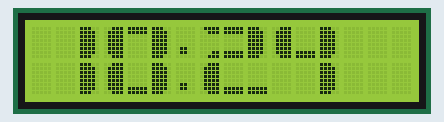
This sketch was run on a simulated ESP8266 (NodeMCU). Shown: 16×2 character LCD. WiFi joins after 1.5 s; servers stay silent unless stated; network time is answered at once with the bench clock; the local clock reads 2024-03-15 10:24:30 at power-on unless the sketch sets it; what the sketch prints to the serial monitor is not drawn.

Above: at 1.86 s.
At 18.1 s:
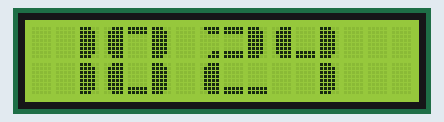
At 33.1 s:
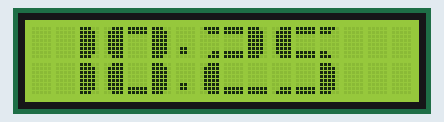
At 64.1 s:
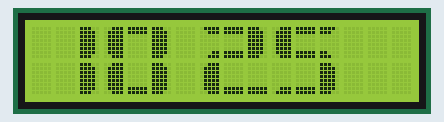
At 96.1 s:
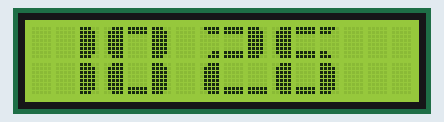
At 127.1 s:
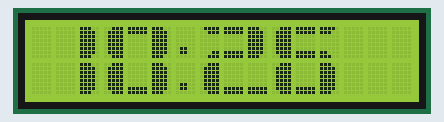

The sketch:

ESP8266_THOIGIANTHUC_LCD1602.ino
```cpp
#include <ESP8266WiFi.h>
#include <NTPClient.h>
#include <WiFiUdp.h>
#include <Wire.h>
#include <LiquidCrystal_I2C.h>
LiquidCrystal_I2C lcd(0x27, 16, 2);

const char *ssid     = "Khoa";
const char *password = "10121999";

WiFiUDP ntpUDP;
NTPClient timeClient(ntpUDP, "pool.ntp.org");

byte bar1[8] =
{
  B11100,
  B11110,
  B11110,
  B11110,
  B11110,
  B11110,
  B11110,
  B11100
};
byte bar2[8] =
{
  B00111,
  B01111,
  B01111,
  B01111,
  B01111,
  B01111,
  B01111,
  B00111
};
byte bar3[8] =
{
  B11111,
  B11111,
  B00000,
  B00000,
  B00000,
  B00000,
  B11111,
  B11111
};
byte bar4[8] =
{
  B11110,
  B11100,
  B00000,
  B00000,
  B00000,
  B00000,
  B11000,
  B11100
};
byte bar5[8] =
{
  B01111,
  B00111,
  B00000,
  B00000,
  B00000,
  B00000,
  B00011,
  B00111
};
byte bar6[8] =
{
  B00000,
  B00000,
  B00000,
  B00000,
  B00000,
  B00000,
  B11111,
  B11111
};
byte bar7[8] =//4
{
  B00000,
  B00000,
  B00000,
  B00000,
  B00000,
  B00000,
  B00111,
  B01111
};
byte bar8[8] =
{
  B11111,
  B11111,
  B00000,
  B00000,
  B00000,
  B00000,
  B00000,
  B00000
};

void setup() {
  Serial.begin(115200);

  lcd.init();
  lcd.backlight();

  lcd.createChar(1, bar1);
  lcd.createChar(2, bar2);
  lcd.createChar(3, bar3);
  lcd.createChar(4, bar4);
  lcd.createChar(5, bar5);
  lcd.createChar(6, bar6);
  lcd.createChar(7, bar7);
  lcd.createChar(8, bar8);

  Serial.print("Connecting to ");
  Serial.println(ssid);
  WiFi.begin(ssid, password);
  while (WiFi.status() != WL_CONNECTED) {
    delay(500);
    Serial.print(".");
  }

  timeClient.begin();
  timeClient.setTimeOffset(25200);
}

int s_e, dem = 0;

void loop() {
  timeClient.update();
  int h = timeClient.getHours();
  int m = timeClient.getMinutes();
  int s = timeClient.getSeconds();

  int G = h / 10;
  printNumber(G, 0); //012
  G = h % 10;
  printNumber(G, 3); //345

  int P = m / 10;
  printNumber(P, 7); //789
  P = m % 10;
  printNumber(P, 10); //1011112

  if (s != s_e)
  {
    s_e = s;
    dem++;
    if (dem % 2 != 0)
    {
      lcd.setCursor(6, 0);
      lcd.print(".");
      lcd.setCursor(6, 1);
      lcd.print(".");
    }
    else
    {
      lcd.setCursor(6, 0);
      lcd.print(" ");
      lcd.setCursor(6, 1);
      lcd.print(" ");
    }
  }
}

void custom0(int col)
{ //sử dụng các phân đoạn để hiên thị số 0
  lcd.setCursor(col, 0);
  lcd.write(2);
  lcd.write(8);
  lcd.write(1);
  lcd.setCursor(col, 1);
  lcd.write(2);
  lcd.write(6);
  lcd.write(1);
}

void custom1(int col)
{
  lcd.setCursor(col, 0);
  lcd.write(32);
  lcd.write(32);
  lcd.write(1);
  lcd.setCursor(col, 1);
  lcd.write(32);
  lcd.write(32);
  lcd.write(1);
}

void custom2(int col)
{
  lcd.setCursor(col, 0);
  lcd.write(5);
  lcd.write(3);
  lcd.write(1);
  lcd.setCursor(col, 1);
  lcd.write(2);
  lcd.write(6);
  lcd.write(6);
}

void custom3(int col)
{
  lcd.setCursor(col, 0);
  lcd.write(5);
  lcd.write(3);
  lcd.write(1);
  lcd.setCursor(col, 1);
  lcd.write(7);
  lcd.write(6);
  lcd.write(1);
}

void custom4(int col)
{
  lcd.setCursor(col, 0);
  lcd.write(2);
  lcd.write(6);
  lcd.write(1);
  lcd.setCursor(col, 1);
  lcd.write(32);
  lcd.write(32);
  lcd.write(1);
}

void custom5(int col)
{
  lcd.setCursor(col, 0);
  lcd.write(2);
  lcd.write(3);
  lcd.write(4);
  lcd.setCursor(col, 1);
  lcd.write(7);
  lcd.write(6);
  lcd.write(1);
}

void custom6(int col)
{
  lcd.setCursor(col, 0);
  lcd.write(2);
  lcd.write(3);
  lcd.write(4);
  lcd.setCursor(col, 1);
  lcd.write(2);
  lcd.write(6);
  lcd.write(1);
}

void custom7(int col)
{
  lcd.setCursor(col, 0);
  lcd.write(2);
  lcd.write(8);
  lcd.write(1);
  lcd.setCursor(col, 1);
  lcd.write(32);
  lcd.write(32);
  lcd.write(1);
}

void custom8(int col)
{
  lcd.setCursor(col, 0);
  lcd.write(2);
  lcd.write(3);
  lcd.write(1);
  lcd.setCursor(col, 1);
  lcd.write(2);
  lcd.write(6);
  lcd.write(1);
}

void custom9(int col)
{
  lcd.setCursor(col, 0);
  lcd.write(2);
  lcd.write(3);
  lcd.write(1);
  lcd.setCursor(col, 1);
  lcd.write(7);
  lcd.write(6);
  lcd.write(1);
}

void printNumber(int value, int col) {
  if (value == 0) {
    custom0(col);
  } if (value == 1) {
    custom1(col);
  } if (value == 2) {
    custom2(col);
  } if (value == 3) {
    custom3(col);
  } if (value == 4) {
    custom4(col);
  } if (value == 5) {
    custom5(col);
  } if (value == 6) {
    custom6(col);
  } if (value == 7) {
    custom7(col);
  } if (value == 8) {
    custom8(col);
  } if (value == 9) {
    custom9(col);
  }
}
```

Measured:
- what the display in image 1 shows lasts 1.1 s, from 18.0 s to 19.1 s
